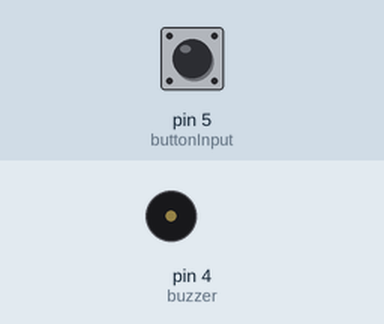
Recording of a sketch running on a simulated Arduino Uno, built with avr-gcc and run on an emulated ATmega328P. Parts: buzzer (waves = sounding). Inputs (shaded band) come from the test bench; at power-on: pin 5 (buttonInput) LOW.

Above: at 1.2 s.
1.3 s: pin 5 (buttonInput) pulled HIGH for 0.15 s
At 1.37 s:
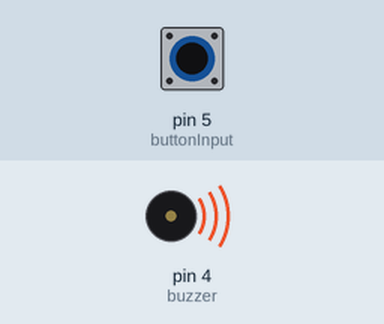
2.9 s: pin 5 (buttonInput) pulled HIGH for 3.2 s
At 6.9 s:
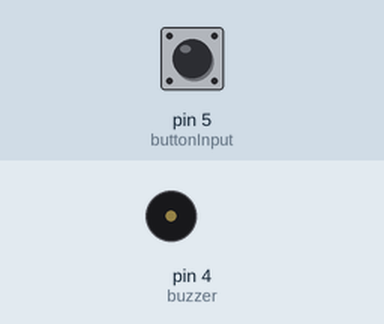
Timing chart, 0 to 8.4 s (numbered marks = the images above; inputs shaded):
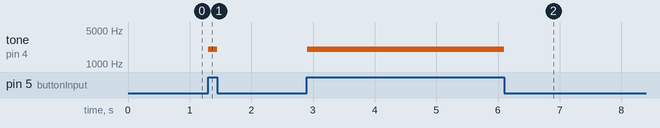

Measured:
- after the input at 1.3 s, tone on pin 4 (buzzer): silent → 2000 Hz at once, → silent 0.15 s later
- after the input at 2.9 s, tone on pin 4 (buzzer): silent → 2000 Hz at once, → silent 3.2 s later

The sketch:

ButtonAndBuzzer.ino
```cpp
#define buzzer 4
#define buttonInput 5

void setup()
{
  Serial.begin(9600);
  pinMode(buttonInput, INPUT);
}

void loop()
{
  if (debounceButton(digitalRead(buttonInput)) == HIGH) {
    tone(buzzer, 2000);
  } else {
    noTone(buzzer);
  }

}


int debounceButton(int state) {
  int stateNow = digitalRead(buttonInput);
  if (state != stateNow) {
    delay(10);
    stateNow = digitalRead(buttonInput);
  }
  return stateNow;
}
```
